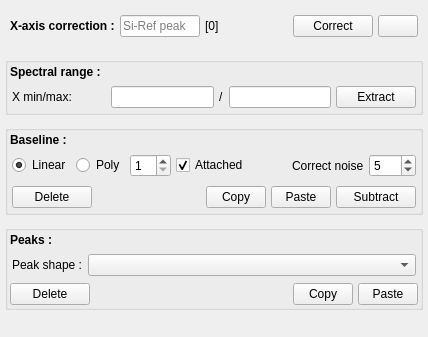
                       <widget class="QWidget" name="scrollAreaWidgetContents_4">
                        <property name="geometry">
                         <rect>
                          <x>0</x>
                          <y>0</y>
                          <width>428</width>
                          <height>337</height>
                         </rect>
                        </property>
                        <layout class="QVBoxLayout" name="verticalLayout_39">
                         <property name="spacing">
                          <number>10</number>
                         </property>
                         <property name="leftMargin">
                          <number>5</number>
                         </property>
                         <property name="topMargin">
                          <number>5</number>
                         </property>
                         <property name="rightMargin">
                          <number>5</number>
                         </property>
                         <property name="bottomMargin">
                          <number>5</number>
                         </property>
                         <item>
                          <layout class="QHBoxLayout" name="horizontalLayout_17">
                           <property name="spacing">
                            <number>5</number>
                           </property>
                           <property name="leftMargin">
                            <number>5</number>
                           </property>
                           <property name="topMargin">
                            <number>10</number>
                           </property>
                           <property name="rightMargin">
                            <number>5</number>
                           </property>
                           <property name="bottomMargin">
                            <number>10</number>
                           </property>
                           <item>
                            <widget class="QLabel" name="label_22">
                             <property name="font">
                              <font>
                               <weight>75</weight>
                               <bold>true</bold>
                              </font>
                             </property>
                             <property name="text">
                              <string>X-axis correction :</string>
                             </property>
                            </widget>
                           </item>
                           <item>
                            <widget class="QLineEdit" name="ent_si_peak">
                             <property name="minimumSize">
                              <size>
                               <width>80</width>
                               <height>0</height>
                              </size>
                             </property>
                             <property name="maximumSize">
                              <size>
                               <width>80</width>
                               <height>16777215</height>
                              </size>
                             </property>
                             <property name="toolTip">
                              <string>Type the measured Si-reference values</string>
                             </property>
                             <property name="placeholderText">
                              <string>Si-Ref peak</string>
                             </property>
                            </widget>
                           </item>
                           <item>
                            <widget class="QLabel" name="lbl_correction_value">
                             <property name="minimumSize">
                              <size>
                               <width>70</width>
                               <height>0</height>
                              </size>
                             </property>
                             <property name="maximumSize">
                              <size>
                               <width>70</width>
                               <height>16777215</height>
                              </size>
                             </property>
                             <property name="toolTip">
                              <string>The corrected values of the selected spectrum.</string>
                             </property>
                             <property name="text">
                              <string>[0]</string>
                             </property>
                            </widget>
                           </item>
                           <item>
                            <spacer name="spacer">
                             <property name="orientation">
                              <enum>Qt::Horizontal</enum>
                             </property>
                             <property name="sizeHint" stdset="0">
                              <size>
                               <width>40</width>
                               <height>20</height>
                              </size>
                             </property>
                            </spacer>
                           </item>
                           <item>
                            <widget class="QPushButton" name="btn_xrange_correction">
                             <property name="toolTip">
                              <string>Type the measured peak position of Si-reference sample then correct for selected spectra</string>
                             </property>
                             <property name="text">
                              <string>Correct</string>
                             </property>
                             <property name="icon">
                              <iconset resource="resources.qrc">
                               <normaloff>:/icons/resources/icons/done.png</normaloff>:/icons/resources/icons/done.png</iconset>
                             </property>
                            </widget>
                           </item>
                           <item>
                            <widget class="QPushButton" name="btn_undo_correction">
                             <property name="toolTip">
                              <string>Restore to the uncorrected x-range</string>
                             </property>
                             <property name="text">
                              <string/>
                             </property>
                             <property name="icon">
                              <iconset resource="resources.qrc">
                               <normaloff>:/icons/resources/icons/undo2.png</normaloff>:/icons/resources/icons/undo2.png</iconset>
                             </property>
                            </widget>
                           </item>
                          </layout>
                         </item>
                         <item>
                          <widget class="QGroupBox" name="gb_range">
                           <property name="title">
                            <string/>
                           </property>
                           <layout class="QVBoxLayout" name="verticalLayout_40">
                            <property name="spacing">
                             <number>5</number>
                            </property>
                            <property name="leftMargin">
                             <number>2</number>
                            </property>
                            <property name="topMargin">
                             <number>2</number>
                            </property>
                            <property name="rightMargin">
                             <number>2</number>
                            </property>
                            <property name="bottomMargin">
                             <number>2</number>
                            </property>
                            <item>
                             <widget class="QLabel" name="label_65">
                              <property name="font">
                               <font>
                                <weight>75</weight>
                                <bold>true</bold>
                               </font>
                              </property>
                              <property name="text">
                               <string>Spectral range :</string>
                              </property>
                             </widget>
                            </item>
                            <item>
                             <layout class="QHBoxLayout" name="horizontalLayout_74">
                              <property name="spacing">
                               <number>5</number>
                              </property>
                              <property name="leftMargin">
                               <number>2</number>
                              </property>
                              <property name="topMargin">
                               <number>2</number>
                              </property>
                              <property name="rightMargin">
                               <number>2</number>
                              </property>
                              <property name="bottomMargin">
                               <number>2</number>
                              </property>
                              <item>
                               <widget class="QLabel" name="label_66">
                                <property name="text">
                                 <string>X min/max:</string>
                                </property>
                               </widget>
                              </item>
                              <item>
                               <spacer name="horizontalSpacer_34">
                                <property name="orientation">
                                 <enum>Qt::Horizontal</enum>
                                </property>
                                <property name="sizeHint" stdset="0">
                                 <size>
                                  <width>40</width>
                                  <height>20</height>
                                 </size>
                                </property>
                               </spacer>
                              </item>
                              <item>
                               <widget class="QLineEdit" name="range_min_2"/>
                              </item>
                              <item>
                               <widget class="QLabel" name="label_67">
                                <property name="text">
                                 <string>/</string>
                                </property>
                               </widget>
                              </item>
                              <item>
                               <widget class="QLineEdit" name="range_max_2"/>
                              </item>
                              <item>
                               <widget class="QPushButton" name="range_apply_2">
                                <property name="toolTip">
                                 <string>Extract the spectral windows range.
 Hold 'Ctrl' and press 'Extract' button to apply to all spectra</string>
                                </property>
                                <property name="text">
                                 <string>Extract</string>
                                </property>
                                <property name="icon">
                                 <iconset resource="resources.qrc">
                                  <normaloff>:/icons/resources/icons/cut.png</normaloff>:/icons/resources/icons/cut.png</iconset>
                                </property>
                               </widget>
                              </item>
                             </layout>
                            </item>
                           </layout>
                          </widget>
                         </item>
                         <item>
                          <widget class="QGroupBox" name="gb_baseline">
                           <property name="title">
                            <string/>
                           </property>
                           <layout class="QVBoxLayout" name="verticalLayout_41">
                            <property name="spacing">
                             <number>5</number>
                            </property>
                            <property name="leftMargin">
                             <number>2</number>
                            </property>
                            <property name="topMargin">
                             <number>2</number>
                            </property>
                            <property name="rightMargin">
                             <number>2</number>
                            </property>
                            <property name="bottomMargin">
                             <number>2</number>
                            </property>
                            <item>
                             <widget class="QLabel" name="label_69">
                              <property name="font">
                               <font>
                                <weight>75</weight>
                                <bold>true</bold>
                               </font>
                              </property>
                              <property name="text">
                               <string>Baseline :</string>
                              </property>
                             </widget>
                            </item>
                            <item>
                             <layout class="QHBoxLayout" name="horizontalLayout_75" stretch="25,25,0,0,0,0,0">
                              <property name="spacing">
                               <number>5</number>
                              </property>
                              <property name="leftMargin">
                               <number>2</number>
                              </property>
                              <property name="topMargin">
                               <number>2</number>
                              </property>
                              <property name="rightMargin">
                               <number>2</number>
                              </property>
                              <property name="bottomMargin">
                               <number>2</number>
                              </property>
                              <item>
                               <widget class="QRadioButton" name="rbtn_linear_2">
                                <property name="sizePolicy">
                                 <sizepolicy hsizetype="Maximum" vsizetype="Fixed">
                                  <horstretch>0</horstretch>
                                  <verstretch>0</verstretch>
                                 </sizepolicy>
                                </property>
                                <property name="text">
                                 <string>Linear</string>
                                </property>
                                <property name="checked">
                                 <bool>true</bool>
                                </property>
                               </widget>
                              </item>
                              <item>
                               <widget class="QRadioButton" name="rbtn_polynomial_2">
                                <property name="sizePolicy">
                                 <sizepolicy hsizetype="Maximum" vsizetype="Fixed">
                                  <horstretch>0</horstretch>
                                  <verstretch>0</verstretch>
                                 </sizepolicy>
                                </property>
                                <property name="text">
                                 <string>Poly</string>
                                </property>
                               </widget>
                              </item>
                              <item>
                               <widget class="QSpinBox" name="degre_2">
                                <property name="minimum">
                                 <number>1</number>
                                </property>
                               </widget>
                              </item>
                              <item>
                               <widget class="QCheckBox" name="cb_attached_2">
                                <property name="sizePolicy">
                                 <sizepolicy hsizetype="Maximum" vsizetype="Fixed">
                                  <horstretch>0</horstretch>
                                  <verstretch>0</verstretch>
                                 </sizepolicy>
                                </property>
                                <property name="text">
                                 <string>Attached</string>
                                </property>
                                <property name="checked">
                                 <bool>true</bool>
                                </property>
                               </widget>
                              </item>
                              <item>
                               <spacer name="horizontalSpacer_36">
                                <property name="orientation">
                                 <enum>Qt::Horizontal</enum>
                                </property>
                                <property name="sizeHint" stdset="0">
                                 <size>
                                  <width>40</width>
                                  <height>20</height>
                                 </size>
                                </property>
                               </spacer>
                              </item>
                              <item>
                               <widget class="QLabel" name="label_70">
                                <property name="toolTip">
                                 <string>Number of nearby points considered to smoothing the noise</string>
                                </property>
                                <property name="text">
                                 <string>Correct noise</string>
                                </property>
                               </widget>
                              </item>
                              <item>
                               <widget class="QDoubleSpinBox" name="noise_2">
                                <property name="decimals">
                                 <number>0</number>
                                </property>
                                <property name="value">
                                 <double>5.000000000000000</double>
                                </property>
                               </widget>
                              </item>
                             </layout>
                            </item>
                            <item>
                             <layout class="QHBoxLayout" name="horizontalLayout_76" stretch="0,0,0,0,0">
                              <property name="spacing">
                               <number>5</number>
                              </property>
                              <property name="leftMargin">
                               <number>2</number>
                              </property>
                              <property name="topMargin">
                               <number>2</number>
                              </property>
                              <property name="rightMargin">
                               <number>2</number>
                              </property>
                              <property name="bottomMargin">
                               <number>2</number>
                              </property>
                              <item>
                               <widget class="QPushButton" name="btn_undo_baseline_2">
                                <property name="toolTip">
                                 <string>Remove all baseline points and undo the baseline subtraction</string>
                                </property>
                                <property name="text">
                                 <string>Delete</string>
                                </property>
                                <property name="icon">
                                 <iconset resource="resources.qrc">
                                  <normaloff>:/icons/resources/icons/remove.png</normaloff>:/icons/resources/icons/remove.png</iconset>
                                </property>
                               </widget>
                              </item>
                              <item>
                               <spacer name="horizontalSpacer_37">
                                <property name="orientation">
                                 <enum>Qt::Horizontal</enum>
                                </property>
                                <property name="sizeHint" stdset="0">
                                 <size>
                                  <width>40</width>
                                  <height>20</height>
                                 </size>
                                </property>
                               </spacer>
                              </item>
                              <item>
                               <widget class="QPushButton" name="btn_copy_bl_2">
                                <property name="maximumSize">
                                 <size>
                                  <width>60</width>
                                  <height>16777215</height>
                                 </size>
                                </property>
                                <property name="toolTip">
                                 <string>Copy the baseline of the selected spectrum.  
 Hold 'Ctrl' and press button to apply to all spectra</string>
                                </property>
                                <property name="text">
                                 <string>Copy</string>
                                </property>
                                <property name="icon">
                                 <iconset resource="resources.qrc">
                                  <normaloff>:/icons/resources/icons/copy.png</normaloff>:/icons/resources/icons/copy.png</iconset>
                                </property>
                               </widget>
                              </item>
                              <item>
                               <widget class="QPushButton" name="btn_paste_bl_2">
                                <property name="maximumSize">
                                 <size>
                                  <width>60</width>
                                  <height>16777215</height>
                                 </size>
                                </property>
                                <property name="toolTip">
                                 <string>Paste the copied baseline to the selected spectrum(s).  
 Hold 'Ctrl' and press button to apply to all spectra</string>
                                </property>
                                <property name="text">
                                 <string>Paste</string>
                                </property>
                                <property name="icon">
                                 <iconset resource="resources.qrc">
                                  <normaloff>:/icons/resources/icons/paste10.png</normaloff>:/icons/resources/icons/paste10.png</iconset>
                                </property>
                               </widget>
                              </item>
                              <item>
                               <widget class="QPushButton" name="sub_baseline_2">
                                <property name="toolTip">
                                 <string>Subtract baseline for selected spectrum(s). 
 Hold 'Ctrl' and press button to apply to all spectra</string>
                                </property>
                                <property name="text">
                                 <string>Subtract</string>
                                </property>
                                <property name="icon">
                                 <iconset resource="resources.qrc">
                                  <normaloff>:/icons/resources/icons/done.png</normaloff>:/icons/resources/icons/done.png</iconset>
                                </property>
                               </widget>
                              </item>
                             </layout>
                            </item>
                           </layout>
                          </widget>
                         </item>
                         <item>
                          <widget class="QGroupBox" name="gb_peaks">
                           <property name="whatsThis">
                            <string/>
                           </property>
                           <property name="accessibleName">
                            <string/>
                           </property>
                           <property name="styleSheet">
                            <string notr="true"/>
                           </property>
                           <property name="title">
                            <string/>
                           </property>
                           <layout class="QVBoxLayout" name="verticalLayout_42">
                            <property name="spacing">
                             <number>5</number>
                            </property>
                            <property name="leftMargin">
                             <number>2</number>
                            </property>
                            <property name="topMargin">
                             <number>2</number>
                            </property>
                            <property name="rightMargin">
                             <number>2</number>
                            </property>
                            <property name="bottomMargin">
                             <number>2</number>
                            </property>
                            <item>
                             <widget class="QLabel" name="label_72">
                              <property name="font">
                               <font>
                                <weight>75</weight>
                                <bold>true</bold>
                               </font>
                              </property>
                              <property name="text">
                               <string>Peaks :</string>
                              </property>
                             </widget>
                            </item>
                            <item>
                             <layout class="QHBoxLayout" name="horizontalLayout_77" stretch="0,65">
                              <property name="spacing">
                               <number>5</number>
                              </property>
                              <property name="leftMargin">
                               <number>2</number>
                              </property>
                              <property name="topMargin">
                               <number>2</number>
                              </property>
                              <property name="rightMargin">
                               <number>2</number>
                              </property>
                              <property name="bottomMargin">
                               <number>2</number>
                              </property>
                              <item>
                               <widget class="QLabel" name="label_73">
                                <property name="text">
                                 <string>Peak shape :</string>
                                </property>
                               </widget>
                              </item>
                              <item>
                               <widget class="QComboBox" name="cbb_fit_models_2"/>
                              </item>
                             </layout>
                            </item>
                            <item>
                             <layout class="QHBoxLayout" name="horizontalLayout_30">
                              <item>
                               <widget class="QPushButton" name="clear_peaks_2">
                                <property name="toolTip">
                                 <string>Clear all the current peak models. 
 Hold 'Ctrl' and press 'Clear peaks' button to apply to all spectra</string>
                                </property>
                                <property name="text">
                                 <string>Delete</string>
                                </property>
                                <property name="icon">
                                 <iconset resource="resources.qrc">
                                  <normaloff>:/icons/resources/icons/remove.png</normaloff>:/icons/resources/icons/remove.png</iconset>
                                </property>
                               </widget>
                              </item>
                              <item>
                               <spacer name="horizontalSpacer_7">
                                <property name="orientation">
                                 <enum>Qt::Horizontal</enum>
                                </property>
                                <property name="sizeHint" stdset="0">
                                 <size>
                                  <width>40</width>
                                  <height>20</height>
                                 </size>
                                </property>
                               </spacer>
                              </item>
                              <item>
                               <widget class="QPushButton" name="btn_copy_peaks_2">
                                <property name="maximumSize">
                                 <size>
                                  <width>60</width>
                                  <height>16777215</height>
                                 </size>
                                </property>
                                <property name="toolTip">
                                 <string>Copy peaks of the selected spectrum.  
 Hold 'Ctrl' and press button to apply to all spectra</string>
                                </property>
                                <property name="text">
                                 <string>Copy</string>
                                </property>
                                <property name="icon">
                                 <iconset resource="resources.qrc">
                                  <normaloff>:/icons/resources/icons/copy.png</normaloff>:/icons/resources/icons/copy.png</iconset>
                                </property>
                               </widget>
                              </item>
                              <item>
                               <widget class="QPushButton" name="btn_paste_peaks_2">
                                <property name="maximumSize">
                                 <size>
                                  <width>60</width>
                                  <height>16777215</height>
                                 </size>
                                </property>
                                <property name="toolTip">
                                 <string>Paste copied peaks to the selected spectrum.  
 Hold 'Ctrl' and press button to apply to all spectra</string>
                                </property>
                                <property name="text">
                                 <string>Paste</string>
                                </property>
                                <property name="icon">
                                 <iconset resource="resources.qrc">
                                  <normaloff>:/icons/resources/icons/paste10.png</normaloff>:/icons/resources/icons/paste10.png</iconset>
                                </property>
                               </widget>
                              </item>
                             </layout>
                            </item>
                           </layout>
                          </widget>
                         </item>
                         <item>
                          <spacer name="verticalSpacer_15">
                           <property name="orientation">
                            <enum>Qt::Vertical</enum>
                           </property>
                           <property name="sizeHint" stdset="0">
                            <size>
                             <width>20</width>
                             <height>40</height>
                            </size>
                           </property>
                          </spacer>
                         </item>
                        </layout>
                       </widget>
